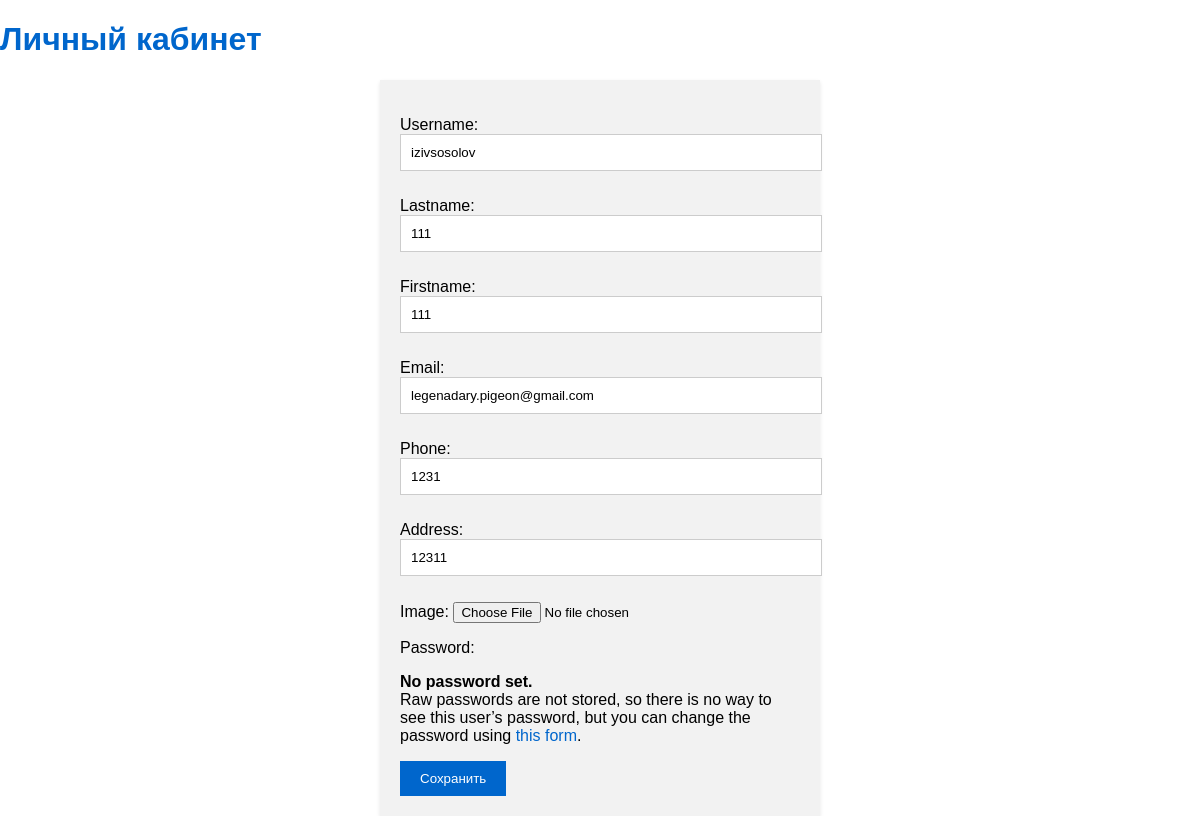
Page /myapp/profile/ (signed in) on the earlier database version.
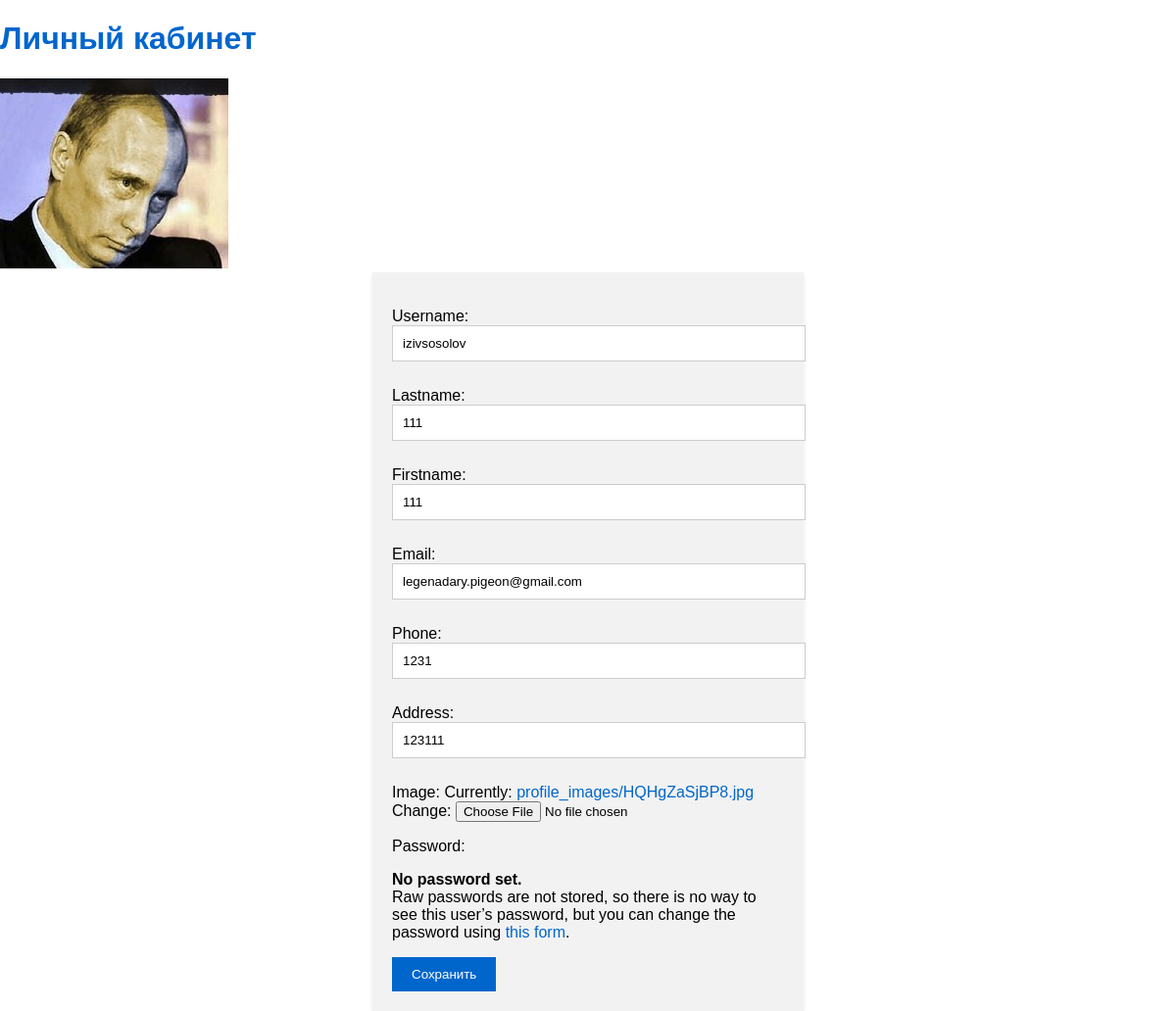
Same page on the later database version.
### myapp/models.py (models this page shows)
class User(AbstractUser):
    username = models.CharField(max_length=30, unique=30)
    lastname = models.CharField(max_length=50)
    firstname = models.CharField(max_length=50)
    email = models.EmailField(unique=True)
    password = models.CharField(max_length=128)
    phone = models.CharField(max_length=20)
    address = models.CharField(max_length=100)
    image = models.ImageField(upload_to='profile_images/', null=True)
    class Meta:
        db_table = 'myapp_user'

### myapp/views.py (the view)
# urls.py: path('myapp/profile/', views.profile, name='profile'),
@login_required
def profile(request):
    user = request.user
    if request.method == 'POST':
        form = UserProfileForm(request.POST, request.FILES, instance=user)
        if form.is_valid():
            form.save()
            return redirect('profile')
    else:
        form = UserProfileForm(instance=user)
    return render(request, 'profile.html', {'form': form})

### myapp/forms.py
class UserProfileForm(UserChangeForm):
    class Meta:
        model = User
        fields = ['username', 'lastname', 'firstname', 'email', 'phone', 'address', 'image']

### myapp/templates/profile.html (shortened to what this page needs)
<!DOCTYPE html>
<html>
<head>
        {% load static %}
     <link rel="stylesheet" type="text/css" href="{% static 'myapp/css/home.css' %}">
</head>
<body>
    <h1>Личный кабинет</h1>
        {% if user.image %}
  <img src="{{ user.image.url }}" alt="Фото профиля">
{% endif %}
   <form method="post" enctype="multipart/form-data">
  {{ form.as_p }}
  <button type="submit">Сохранить</button>
</body>
</html>

### myapp/static/myapp/css/home.css (style rules this page uses)
body { font-family: Arial, sans-serif; margin: 0; padding: 0; }
h1 { color: #0066cc; }
form { background-color: #f2f2f2; padding: 20px; box-shadow: 0 2px 4px rgba(0, 0, 0, 0.1); width: 400px; margin: 0 auto; }
form input[type="text"], form input[type="email"], form textarea { width: 100%; padding: 10px; margin-bottom: 10px; border: 1px solid #ccc; }
form button[type="submit"] { background-color: #0066cc; color: #fff; border: none; padding: 10px 20px; cursor: pointer; }
a { color: #0066cc; text-decoration: none; }

Differences in the rows shown:
changed User "izivsosolov": image: picture added; address "12311" → "123111"
Other differences:
text no longer shown: "Username: Lastname: Firstname: Email: Phone: Address: Image: Password: No password set. Raw passwords are not stored, so there is no way to see this user’s password, but you can change the password using this form ."
text now shown: "Username: Lastname: Firstname: Email: Phone: Address: Image: Currently: profile_images/HQHgZaSjBP8.jpg Change: Password: No password set. Raw passwords are not stored, so there is no way to see this user’s password, but you can change the password using this form ."
